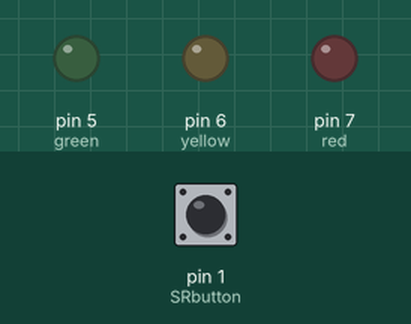
Recording of a sketch running on a simulated Arduino Uno, built with avr-gcc and run on an emulated ATmega328P. Parts: output pins drawn as LEDs (lit = HIGH). Dashed ring = blinking. Inputs (shaded band) come from the test bench; at power-on: pin 1 (SRbutton) LOW.

Above: at 1.2 s.
1.3 s: pin 1 (SRbutton) pulled HIGH for 0.15 s
At 1.7 s:
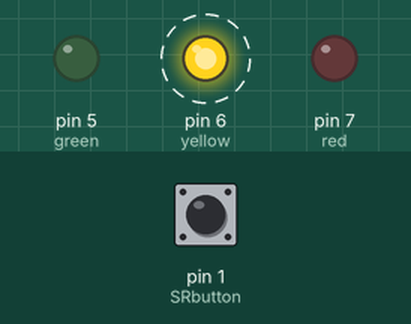
4.4 s: pin 1 (SRbutton) pulled HIGH for 3.2 s
At 4.4 s:
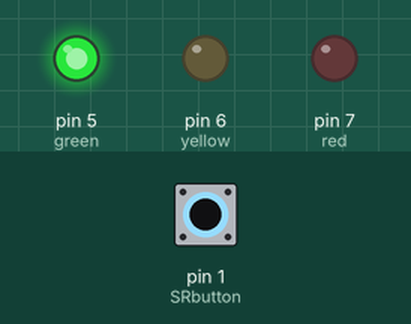
Timing chart, 0 to 13.3 s (numbered marks = the images above; inputs shaded):
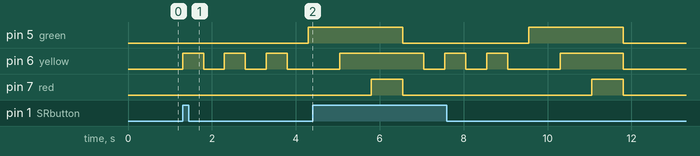

Measured:
- after the input at 1.3 s, pin 5 (green): LOW → HIGH after 3.0 s; pin 6 (yellow): alternates HIGH for 0.50 s and LOW for 0.50 s, starting at once
- by itself, pin 7 (red): alternates HIGH for 0.75 s and LOW for 4.5 s

The sketch:

Traffic_Light.ino
```cpp
/*Traffic Lights (?)
After much debate, the Spark Team has decided we're sticking with the (British
/European) traffic light convention

IMPORTANT(1): TESTED WITH AN ARDUINO UNO, PIN ASSIGNMENTS MAY VARY DEPENDING
ON BOARD
IMPORTANT(2): FUNCTIONS MAY NEED TO BE MOVED TO INTEGRATE CODE WITH OTHER CODE


NO PWM NEEDED
*/

//pin assignments,
int green= 5;
int yellow= 6;
int red= 7;

int SRbutton = 1;   //start-reset (toggle) button
boolean start= false;
//boolean isToggled= false;   //checks if the button has been toggled or not

void setup(){
   pinMode(green, OUTPUT);
   pinMode(yellow, OUTPUT);
   pinMode(red, OUTPUT);

   pinMode(SRbutton, INPUT);   //IMPORTANT: do a "pull-up" configuration unless you
                               //want to burn some Arduinos...lolol
}

void loop(){
   //MAKE SURE THAT THE VOLTAGE IS GREATER THAN 3
   int volt= digitalRead(SRbutton);

   if (volt == HIGH){
        start= ~start;
   }

   determineState();
}


/*note: has not been tested*/
void determineState(){

  if (start){        //start the sequence
     start= !start;  //only want it to run once (YORO)
     yellowFlash();  //indicate that race is about to start
     trafficLightSeq();

  } else {          //turn everything off;
     powerOff();
  }

  return;
}

void powerOff(){
  digitalWrite(green, LOW);
  digitalWrite(yellow, LOW);
  digitalWrite(red, LOW);
  return;
}

void trafficLightSeq(){
   digitalWrite(green, HIGH);
   delay(750);
   digitalWrite(yellow, HIGH);
   delay(750);
   digitalWrite(red, HIGH);
   delay(750);

   digitalWrite(green, LOW);
   digitalWrite(yellow, LOW);
   digitalWrite(red, LOW);

   return;
}

void yellowFlash(){
   for (int i=0; i<3; i++){
   digitalWrite(yellow, HIGH);
   delay(500);
   digitalWrite(yellow, LOW);
   delay(500);
   }

   return;
}
```
